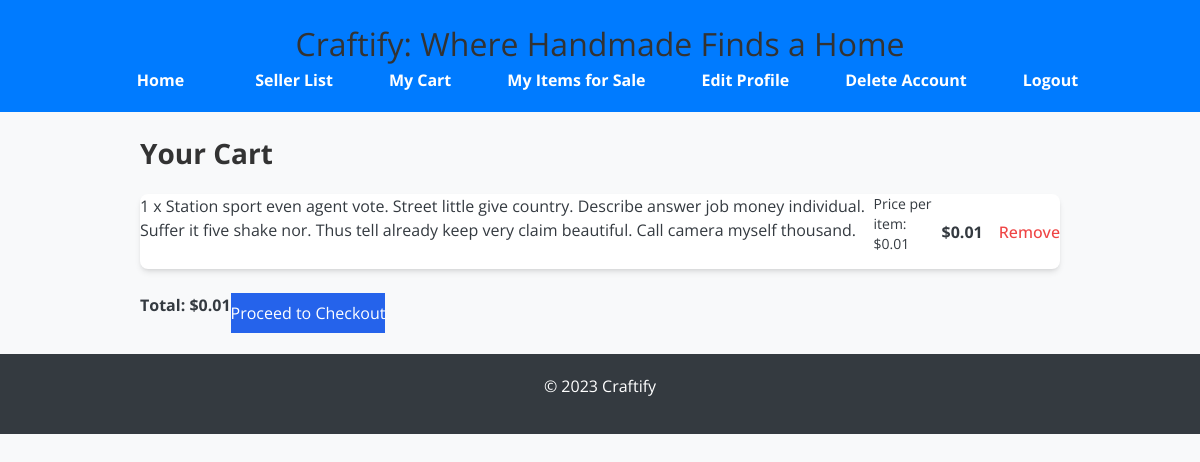
/cart/ (signed in), run on the app's committed database.
### craftify/models/cart_controller.py (models this page shows, shortened)
class CartItem(models.Model):
    cart = models.ForeignKey(Cart, on_delete=models.CASCADE, related_name='items')
    item = models.ForeignKey(Item, on_delete=models.CASCADE)
    quantity = models.PositiveIntegerField(default=1)
    added_at = models.DateTimeField(default=timezone.now)  # Ensure this field exists
    def get_total_price(self):
        return self.item.price * self.quantity

class Cart(models.Model):
    user = models.OneToOneField(
        settings.AUTH_USER_MODEL,
        on_delete=models.CASCADE,
        related_name='cart',
        help_text="User who owns the cart"
    )
    created_at = models.DateTimeField(auto_now_add=True)
    updated_at = models.DateTimeField(auto_now=True)
    def get_total_price(self):
        return sum(item.get_total_price() for item in self.items.all())

### craftify/models/item_controller.py (models this page shows, shortened)
class Item(models.Model):
    name = models.CharField(max_length=255)
    description = models.TextField()
    price = models.DecimalField(
        max_digits=10,
        decimal_places=2,
        default=0.01,
        validators=[
            MinValueValidator(0.01)
        ]
    )
    quantity = models.PositiveIntegerField(
        validators=[
            MinValueValidator(1)
        ]
    )
    created_at = models.DateTimeField(auto_now_add=True)
    seller = models.ForeignKey(settings.AUTH_USER_MODEL, on_delete=models.CASCADE, related_name='items_for_sale')
    image = models.ImageField(upload_to='item_images/', null=True, blank=True)
    category = models.CharField(max_length=100, null=True, blank=True)
    class Meta:
        ordering = ['-created_at']
        verbose_name = "Item"
        verbose_name_plural = "Items"
        indexes = [
            models.Index(fields=['seller']),
            models.Index(fields=['name']),
        ]
        unique_together = ('seller', 'name')

### craftify/views/cart_views.py (the view)
# urls.py: path('cart/', cart_views.view_cart, name='cart'),
@login_required
def view_cart(request):
    cart, _ = Cart.objects.get_or_create(user=request.user)
    cart_items = cart.items.all()
    context = {
        'cart': cart,
        'cart_items': cart_items,
    }
    return render(request, 'cart.html', context)

### craftify/templates/cart.html (shortened to what this page needs)
{% extends 'base.html' %}
{% block content %}
<div class="container mx-auto py-8 px-4 sm:px-6 lg:px-8">
    <h2 class="text-2xl font-bold mb-6 text-gray-800">Your Cart</h2>
    {% if cart.items.all|length > 0 %}
        <ul class="cart-items space-y-4 bg-white rounded-lg p-6 shadow-md">
            {% for item in cart.items.all %}
                <li class="cart-item flex items-center justify-between border-b border-gray-200 pb-4">
                    <div class="flex flex-col">
                        <span class="text-lg font-semibold text-gray-800">{{ item.quantity }} x {{ item.item.name }}</span>
                        <p class="text-sm text-gray-500">Price per item: ${{ item.item.price }}</p>
                    </div>
                    <div class="flex items-center space-x-4">
                        <span class="text-lg font-bold text-gray-800">${{ item.get_total_price }}</span>
                        <form method="post" action="{% url 'remove_item' item.item.id %}">
                            <button type="submit" class="text-red-500 hover:text-red-600 font-medium focus:outline-none">
                                Remove
                            </button>
                        </form>
                    </div>
                </li>
            {% endfor %}
        </ul>
        <div class="flex items-center justify-between mt-6">
            <p class="cart-total text-xl font-bold text-gray-800">Total: ${{ cart.get_total_price }}</p>
            <a href="{% url 'checkout' %}" class="inline-block bg-blue-600 text-white px-6 py-2 rounded hover:bg-blue-700 focus:outline-none focus:ring-2 focus:ring-blue-500 focus:ring-offset-2">
                Proceed to Checkout
            </a>
        </div>
    {% else %}
        <p class="text-gray-600">Your cart is empty.</p>
    {% endif %}
</div>
{% endblock %}

### craftify/static/css/styles.css (style rules this page uses)
html, :host { line-height: 1.5; -webkit-text-size-adjust: 100%; -moz-tab-size: 4; -o-tab-size: 4; tab-size: 4; font-family: ui-sans-serif, system-ui, sans-serif, "Apple Color Emoji", "Segoe UI Emoji", "Segoe UI Symbol", "Noto Color Emoji"; font-feature-settings: normal; font-variation-settings: normal; -webkit-tap-highlight-color: transparent; }
body { margin: 0; line-height: inherit; font-family: 'Open Sans', sans-serif; background-color: #f8f9fa; color: #343a40; margin: 0; padding: 0; }
h1, h2, h3, h4, h5, h6 { font-size: inherit; font-weight: inherit; margin-top: 0; color: #333; }
a { color: #007bff; text-decoration: none; }
button, input, optgroup, select, textarea { font-family: inherit; font-feature-settings: inherit; font-variation-settings: inherit; font-size: 100%; font-weight: inherit; line-height: inherit; letter-spacing: inherit; color: inherit; margin: 0; padding: 0; }
button, select { text-transform: none; }
button, input:where([type='button']), input:where([type='reset']), input:where([type='submit']) { -webkit-appearance: button; background-color: transparent; background-image: none; }
blockquote, dl, dd, h1, h2, h3, h4, h5, h6, hr, figure, p, pre { margin: 0; }
ol, ul, menu { list-style: none; margin: 0; padding: 0; }
button, [role="button"] { cursor: pointer; }
.mt-6 { margin-top: 1.5rem; }
.flex { display: flex; }
.items-center { align-items: center; }
.space-x-4 > :not([hidden]) ~ :not([hidden]) { --tw-space-x-reverse: 0; margin-right: calc(1rem * var(--tw-space-x-reverse)); margin-left: calc(1rem * calc(1 - var(--tw-space-x-reverse))); }
.rounded-lg { border-radius: 0.5rem; }
.bg-blue-600 { --tw-bg-opacity: 1; background-color: rgb(37 99 235 / var(--tw-bg-opacity, 1)); }
.bg-white { --tw-bg-opacity: 1; background-color: rgb(255 255 255 / var(--tw-bg-opacity, 1)); }
.px-4 { padding-left: 1rem; padding-right: 1rem; }
.py-2 { padding-top: 0.5rem; padding-bottom: 0.5rem; }
.text-sm { font-size: 0.875rem; line-height: 1.25rem; }
.font-bold { font-weight: 700; }
.font-medium { font-weight: 500; }
.text-red-500 { --tw-text-opacity: 1; color: rgb(239 68 68 / var(--tw-text-opacity, 1)); }
.text-white { --tw-text-opacity: 1; color: rgb(255 255 255 / var(--tw-text-opacity, 1)); }
.shadow-md { --tw-shadow: 0 4px 6px -1px rgb(0 0 0 / 0.1), 0 2px 4px -2px rgb(0 0 0 / 0.1); --tw-shadow-colored: 0 4px 6px -1px var(--tw-shadow-color), 0 2px 4px -2px var(--tw-shadow-color); box-shadow: var(--tw-ring-offset-shadow, 0 0 #0000), var(--tw-ring-shadow, 0 0 #0000), var(--tw-shadow); }
@media (min-width: 640px) { .sm\:px-6 { padding-left: 1.5rem; padding-right: 1.5rem; } }
@media (min-width: 1024px) { .lg\:px-8 { padding-left: 2rem; padding-right: 2rem; } }
body { font-family: 'Open Sans', sans-serif; background-color: #f8f9fa; color: #343a40; margin: 0; padding: 0; }
h1, h2, h3, h4, h5, h6 { margin-top: 0; color: #333; }
p { margin: 0 0 1em; }
.container { width: 80%; margin: 0 auto; padding: 20px; }
.container { max-width: 1200px; margin: 0 auto; padding: 20px; }
h2 { font-size: 28px; margin-bottom: 20px; }
p { font-size: 16px; line-height: 1.6; margin-bottom: 15px; }

### data on the page
CartItem: quantity "1", item.name "Station sport even agent vote. Street little give country. Describe answer job money individual. Suffer it five shake nor. Thus tell already keep very claim beautiful. Call camera myself thousand.", item.price "0.01", get_total_price "0.01"
Cart: get_total_price "0.01"
